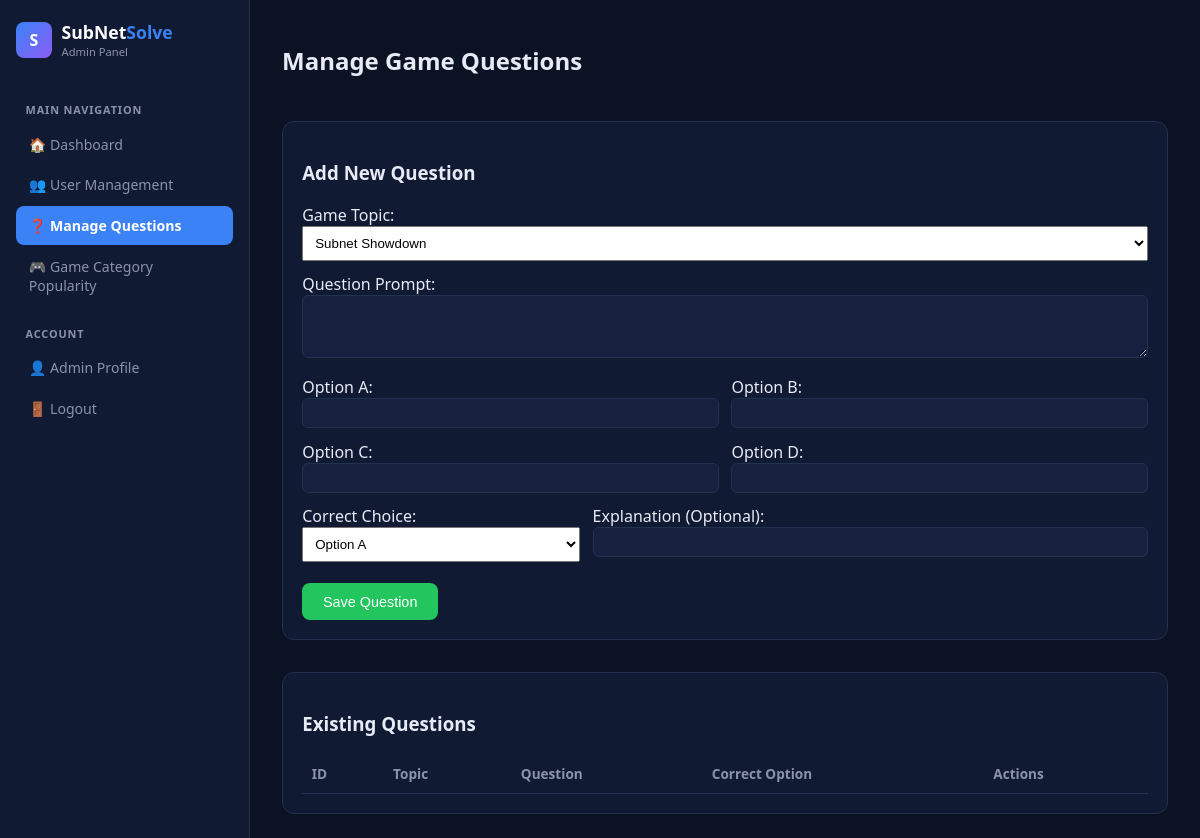
/admin/manage_questions.php (signed in), run on an earlier commit of the app's database.
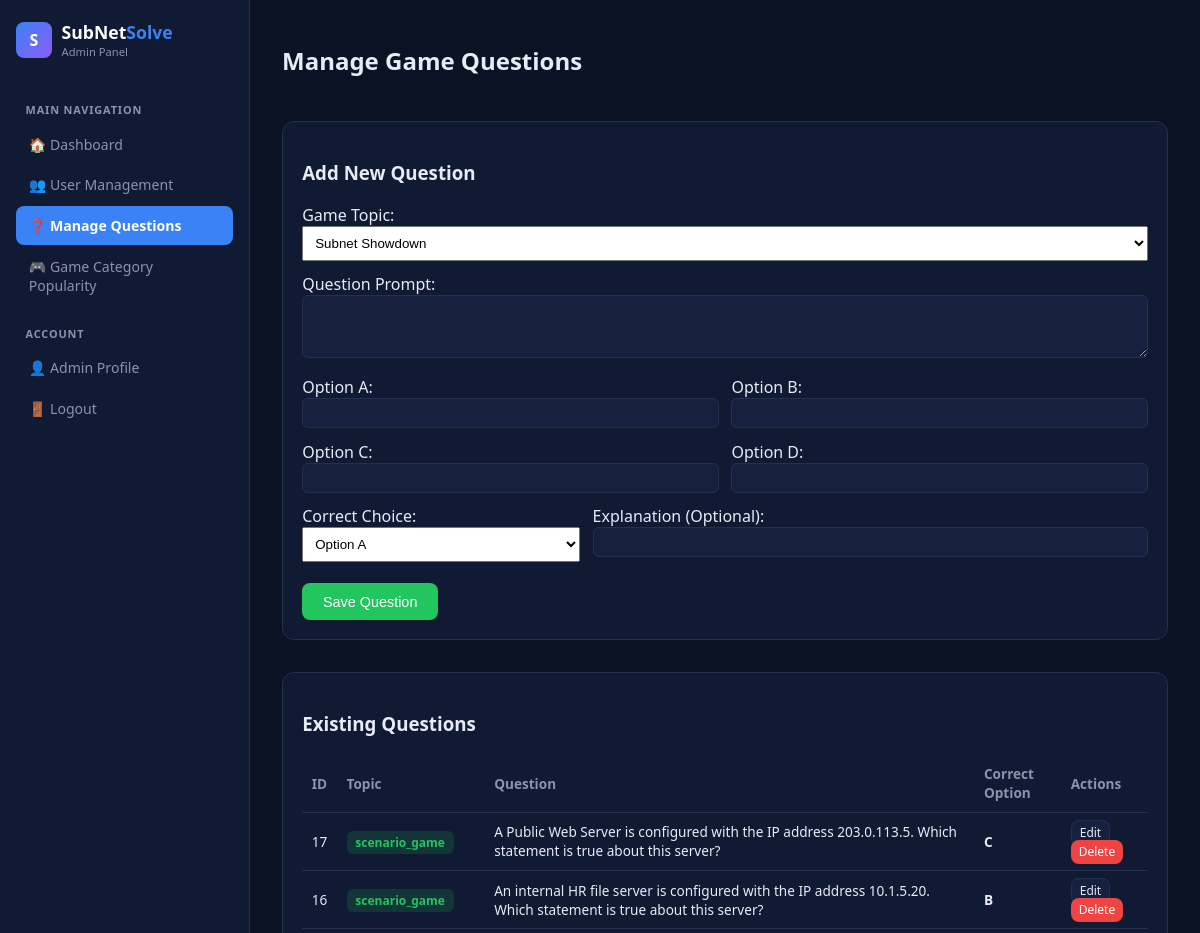
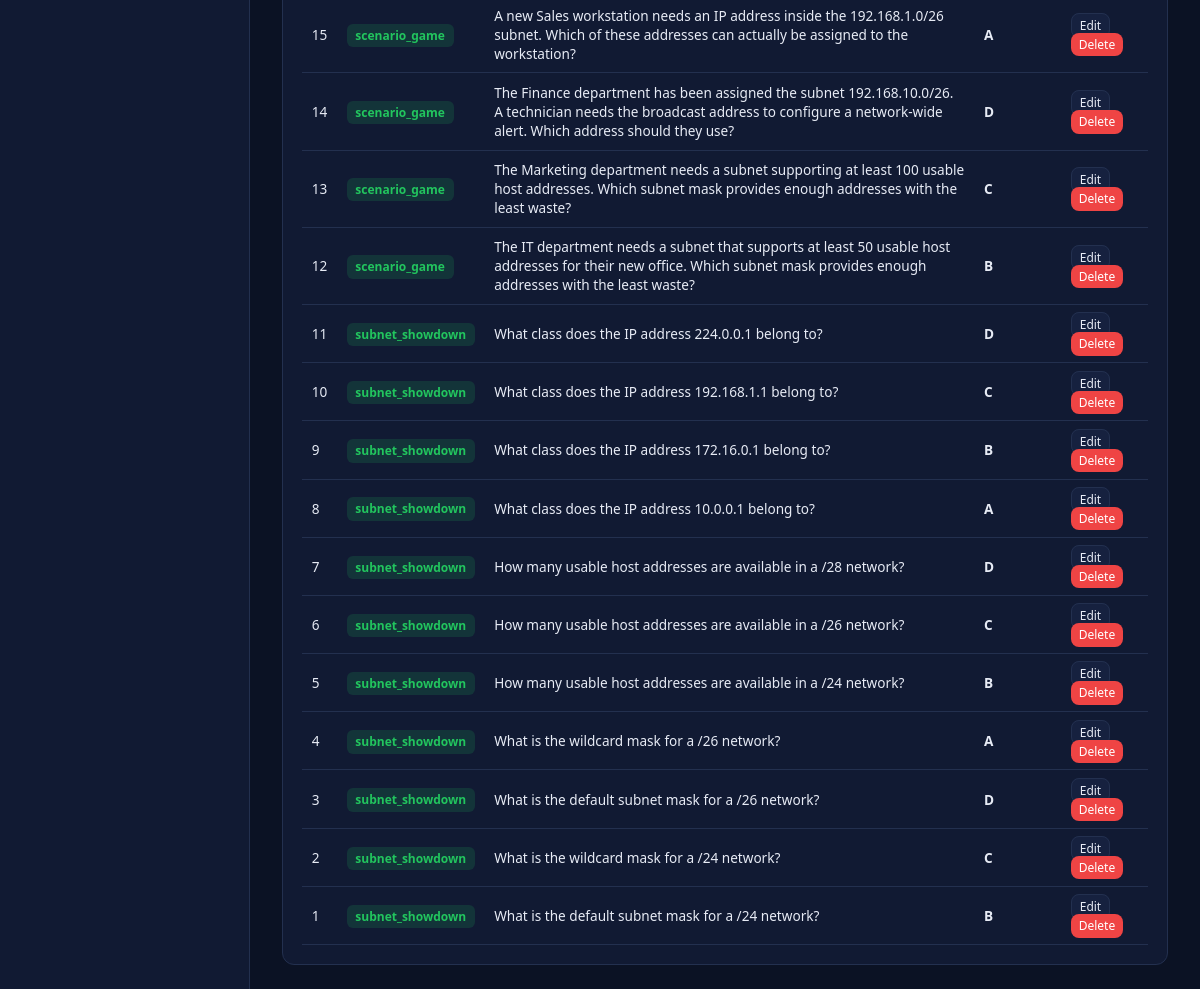
And on a later commit of the database (2 pictures, top to bottom).
### tables this page shows
CREATE TABLE `game_questions` (
  `id` int(11) NOT NULL,
  `game_type` varchar(50) NOT NULL,
  `question_text` text NOT NULL,
  `option_a` varchar(255) NOT NULL,
  `option_b` varchar(255) NOT NULL,
  `option_c` varchar(255) NOT NULL,
  `option_d` varchar(255) NOT NULL,
  `correct_option` char(1) NOT NULL,
  `explanation` text DEFAULT NULL,
  `created_at` datetime DEFAULT current_timestamp()
);

### admin/manage_questions.php (the view, shortened to what this page needs)
<?php
require "../config.php";
$filterType = $_GET["filter_type"] ?? "";
$whereClause = $filterType ? "WHERE game_type = '" . mysqli_real_escape_string($conn, $filterType) . "'" : "";
$questionsResult = mysqli_query($conn, "SELECT * FROM game_questions $whereClause ORDER BY id DESC");
$questions = mysqli_fetch_all($questionsResult, MYSQLI_ASSOC);
$editQ = null;
?>
<!DOCTYPE html>
<html lang="en">
<head>
    <link rel="stylesheet" href="../dash.css">
    <link rel="stylesheet" href="../game.css">
    <link rel="stylesheet" href="../admin.css">
</head>
<body>
<div class="admin-layout">
    <aside class="admin-sidebar">
        <div class="brand" style="margin-bottom:1.5rem;">
            <div class="logo">S</div>
            <div><h1>SubNet<span>Solve</span></h1><p>Admin Panel</p></div>
        </div>
        <div class="admin-nav-label">MAIN NAVIGATION</div>
        <a href="dashboard.php" class="admin-nav-link">🏠 Dashboard</a>
        <a href="users.php" class="admin-nav-link">👥 User Management</a>
        <a href="manage_questions.php" class="admin-nav-link active">❓ Manage Questions</a>
        <a href="game_popularity.php" class="admin-nav-link">🎮 Game Category Popularity</a>
        <div class="admin-nav-label">ACCOUNT</div>
        <a href="profile.php" class="admin-nav-link">👤 Admin Profile</a>
        <a href="../logout.php" class="admin-nav-link">🚪 Logout</a>
    </aside>
    <main class="admin-main">
        <div class="admin-topbar">
            <h2>Manage Game Questions</h2>
        </div>
        <div class="admin-panel" style="margin-bottom:2rem;">
            <h3><?= $editQ ? "Edit Question #" . $editQ['id'] : "Add New Question" ?></h3>
            <form method="POST" style="display:grid; gap:0.8rem; margin-top:1rem;">
                <div>
                    <label>Game Topic:</label>
                    <select name="game_type" class="admin-select" style="width:100%; padding:0.5rem;" required>
                        <option value="subnet_showdown" <?= ($editQ['game_type'] ?? '') === 'subnet_showdown' ? 'selected' : '' ?>>Subnet Showdown</option>
                    </select>
                </div>
                <div>
                    <label>Question Prompt:</label>
                    <textarea name="question_text" rows="3" style="width:100%; background:var(--panel-light); color:var(--text); border:1px solid var(--border); border-radius:6px; padding:0.5rem;" required><?= htmlspecialchars($editQ['question_text'] ?? '') ?></textarea>
                </div>
                <div style="display:grid; grid-template-columns:1fr 1fr; gap:0.8rem;">
                    <div>
                        <label>Option A:</label>
                        <input type="text" name="option_a" value="<?= htmlspecialchars($editQ['option_a'] ?? '') ?>" style="width:100%; background:var(--panel-light); color:var(--text); border:1px solid var(--border); padding:0.4rem; border-radius:6px;" required>
                    </div>
                    <div>
                        <label>Option B:</label>
                        <input type="text" name="option_b" value="<?= htmlspecialchars($editQ['option_b'] ?? '') ?>" style="width:100%; background:var(--panel-light); color:var(--text); border:1px solid var(--border); padding:0.4rem; border-radius:6px;" required>
                    </div>
                    <div>
                        <label>Option C:</label>
                        <input type="text" name="option_c" value="<?= htmlspecialchars($editQ['option_c'] ?? '') ?>" style="width:100%; background:var(--panel-light); color:var(--text); border:1px solid var(--border); padding:0.4rem; border-radius:6px;" required>
                    </div>
                    <div>
                        <label>Option D:</label>
                        <input type="text" name="option_d" value="<?= htmlspecialchars($editQ['option_d'] ?? '') ?>" style="width:100%; background:var(--panel-light); color:var(--text); border:1px solid var(--border); padding:0.4rem; border-radius:6px;" required>
                    </div>
                </div>
                <div style="display:grid; grid-template-columns:1fr 2fr; gap:0.8rem;">
                    <div>
                        <label>Correct Choice:</label>
                        <select name="correct_option" class="admin-select" style="width:100%; padding:0.5rem;" required>
                            <option value="A" <?= ($editQ['correct_option'] ?? '') === 'A' ? 'selected' : '' ?>>Option A</option>
                        </select>
                    </div>
                    <div>
                        <label>Explanation (Optional):</label>
                        <input type="text" name="explanation" value="<?= htmlspecialchars($editQ['explanation'] ?? '') ?>" style="width:100%; background:var(--panel-light); color:var(--text); border:1px solid var(--border); padding:0.4rem; border-radius:6px;">
                    </div>
                </div>
                <div style="margin-top:0.5rem;">
                    <button type="submit" name="save_question" class="btn btn-primary"><?= $editQ ? "Update Question" : "Save Question" ?></button>
                </div>
            </form>
        </div>
        <div class="admin-panel">
            <h3>Existing Questions</h3>
            <table class="admin-table" style="margin-top:1rem;">
                <tr>
                    <th>ID</th>
                    <th>Topic</th>
                    <th>Question</th>
                    <th>Correct Option</th>
                    <th>Actions</th>
                </tr>
                <?php foreach ($questions as $q): ?>
                <tr>
                    <td><?= $q["id"] ?></td>
                    <td><span class="status-pill in_progress"><?= htmlspecialchars($q["game_type"]) ?></span></td>
                    <td><?= htmlspecialchars($q["question_text"]) ?></td>
                    <td><strong><?= $q["correct_option"] ?></strong></td>
                    <td>
                        <a href="manage_questions.php?edit_id=<?= $q['id'] ?>" class="btn btn-secondary" style="padding:0.2rem 0.5rem; font-size:0.75rem; text-decoration:none;">Edit</a>
                        <a href="manage_questions.php?delete_id=<?= $q['id'] ?>" onclick="return confirm('Delete this question?')" class="btn" style="padding:0.2rem 0.5rem; font-size:0.75rem; background:#ef4444; color:#fff; text-decoration:none;">Delete</a>
                    </td>
                </tr>
                <?php endforeach; ?>
            </table>
        </div>
    </main>
</div>
</body>
</html>

### dash.css (style rules this page uses)
:root { --bg: #0b1224; --panel: #111a33; --panel-light: #16213f; --border: #23304f; --text: #e7ebf5; --text-dim: #8b93ab; --blue: #3b82f6; --purple: #8b5cf6; --green: #22c55e; --orange: #f59e0b; --gold: #eab308; --teal: #14b8a6; --radius: 12px; }
* { box-sizing: border-box; }
body { margin: 0; font-family: "Segoe UI", Arial, sans-serif; background: linear-gradient(rgba(11,18,36,0.85), rgba(11,18,36,0.85)), url('images/Background_edited.png'); background-size: cover; background-position: center; background-attachment: fixed; color: var(--text); }
.brand { display: flex; align-items: center; gap: 0.6rem; margin-bottom: 2rem; }
.brand .logo { width: 36px; height: 36px; border-radius: 8px; background: linear-gradient(135deg, var(--blue), var(--purple)); display: flex; align-items: center; justify-content: center; font-weight: bold; }
.brand h1 { font-size: 1.1rem; margin: 0; }
.brand h1 span { color: var(--blue); }
.brand p { margin: 0; font-size: 0.7rem; color: var(--text-dim); }
html,body { width: 100%; max-width: 100%; overflow-x: hidden; }

### game.css (style rules this page uses)
.btn { border: none; border-radius: 8px; padding: 0.65rem 1.3rem; font-size: 0.9rem; cursor: pointer; }
.btn-primary { background: var(--green); color: #fff; }
.btn-secondary { background: var(--panel-light); color: var(--text); border: 1px solid var(--border); }
.status-pill { font-size: 0.75rem; padding: 0.2rem 0.55rem; border-radius: 6px; font-weight: bold; }
.status-pill.in_progress { background: rgba(34,197,94,0.15); color: var(--green); }
html,body { width: 100%; max-width: 100%; overflow-x: hidden; }

### admin.css (style rules this page uses)
:root { --bg: #0b1224; --panel: #111a33; --panel-light: #16213f; --border: #23304f; --text: #e7ebf5; --text-dim: #8b93ab; --blue: #3b82f6; --purple: #8b5cf6; --green: #22c55e; --orange: #f59e0b; --gold: #eab308; --teal: #14b8a6; --radius: 12px; }
* { box-sizing: border-box; }
body { margin: 0; font-family: "Segoe UI", Arial, sans-serif; background: var(--bg); color: var(--text); }
.admin-layout { display: grid; grid-template-columns: 250px 1fr; min-height: 100vh; }
.admin-sidebar { background: var(--panel); border-right: 1px solid var(--border); padding: 1.25rem 1rem; display: flex; flex-direction: column; }
.admin-sidebar .brand { display: flex; align-items: center; gap: 0.6rem; margin-bottom: 1.5rem; }
.admin-sidebar .brand .logo { width: 36px; height: 36px; border-radius: 8px; background: linear-gradient(135deg, var(--blue), var(--purple)); display: flex; align-items: center; justify-content: center; font-weight: bold; color: #fff; }
.admin-sidebar .brand h1 { font-size: 1.1rem; margin: 0; color: #fff; }
.admin-sidebar .brand h1 span { color: var(--blue); }
.admin-sidebar .brand p { margin: 0; font-size: 0.7rem; color: var(--text-dim); }
.admin-nav-label { font-size: 0.68rem; letter-spacing: 0.08em; color: var(--text-dim); margin: 1.2rem 0 0.5rem 0.6rem; font-weight: bold; }
.admin-nav-link { display: flex; align-items: center; gap: 0.7rem; padding: 0.6rem 0.8rem; border-radius: 8px; color: var(--text-dim); text-decoration: none; font-size: 0.88rem; margin-bottom: 0.15rem; }
.admin-nav-link.active { background: var(--blue); color: #fff; font-weight: bold; }
.admin-main { padding: 1.5rem 2rem; }
.admin-topbar { display: flex; justify-content: space-between; align-items: flex-start; margin-bottom: 1.5rem; }
.admin-panel { background: var(--panel); border: 1px solid var(--border); border-radius: var(--radius); padding: 1.2rem; }
.admin-table { width: 100%; border-collapse: collapse; font-size: 0.85rem; }
.admin-table th { text-align: left; padding: 0.6rem; color: var(--text-dim); border-bottom: 1px solid var(--border); }
.admin-table td { padding: 0.6rem; border-bottom: 1px solid var(--border); }

### animations.css (style rules this page uses)
body { animation: pageFadeIn 0.3s ease-out; }
.game-card, .showdown-card, .explore-panel, .admin-panel, .profile-hero, .auth-card { animation: bounceIn 0.6s cubic-bezier(0.34, 1.56, 0.64, 1) both; }
.btn, .auth-submit, .mode-pill, .type-pill, .tab-btn, .nav-link, .admin-nav-link { transition: transform 0.15s cubic-bezier(0.34, 1.56, 0.64, 1), background-color 0.2s ease, border-color 0.2s ease, box-shadow 0.2s ease, color 0.2s ease; }
a { transition: color 0.15s ease, opacity 0.15s ease; }

What changed in the data, as far as the page shows it:
added game_questions: id "17", game_type "scenario_game", question_text "A Public Web Server is configured with the IP address 203.0.113.5. Which statement is true about this server?", correct_option "C"
added game_questions: id "16", game_type "scenario_game", question_text "An internal HR file server is configured with the IP address 10.1.5.20. Which statement is true about this server?", correct_option "B"
added game_questions: id "15", game_type "scenario_game", question_text "A new Sales workstation needs an IP address inside the 192.168.1.0/26 subnet. Which of these addresses can actually be assigned to the workstation?", correct_option "A"
added game_questions: id "14", game_type "scenario_game", question_text "The Finance department has been assigned the subnet 192.168.10.0/26. A technician needs the broadcast address to configure a network-wide alert. Which address should they use?", correct_option "D"
added game_questions: id "13", game_type "scenario_game", question_text "The Marketing department needs a subnet supporting at least 100 usable host addresses. Which subnet mask provides enough addresses with the least waste?", correct_option "C"
added game_questions: id "12", game_type "scenario_game", question_text "The IT department needs a subnet that supports at least 50 usable host addresses for their new office. Which subnet mask provides enough addresses with the least waste?", correct_option "B"
added game_questions: id "11", game_type "subnet_showdown", question_text "What class does the IP address 224.0.0.1 belong to?", correct_option "D"
added game_questions: id "10", game_type "subnet_showdown", question_text "What class does the IP address 192.168.1.1 belong to?", correct_option "C"
added game_questions: id "9", game_type "subnet_showdown", question_text "What class does the IP address 172.16.0.1 belong to?", correct_option "B"
added game_questions: id "8", game_type "subnet_showdown", question_text "What class does the IP address 10.0.0.1 belong to?", correct_option "A"
added game_questions: id "7", game_type "subnet_showdown", question_text "How many usable host addresses are available in a /28 network?", correct_option "D"
added game_questions: id "6", game_type "subnet_showdown", question_text "How many usable host addresses are available in a /26 network?", correct_option "C"
added game_questions: id "5", game_type "subnet_showdown", question_text "How many usable host addresses are available in a /24 network?", correct_option "B"
added game_questions: id "4", game_type "subnet_showdown", question_text "What is the wildcard mask for a /26 network?", correct_option "A"
added game_questions: id "3", game_type "subnet_showdown", question_text "What is the default subnet mask for a /26 network?", correct_option "D"
added game_questions: id "2", game_type "subnet_showdown", question_text "What is the wildcard mask for a /24 network?", correct_option "C"
added game_questions: id "1", game_type "subnet_showdown", question_text "What is the default subnet mask for a /24 network?", correct_option "B"
